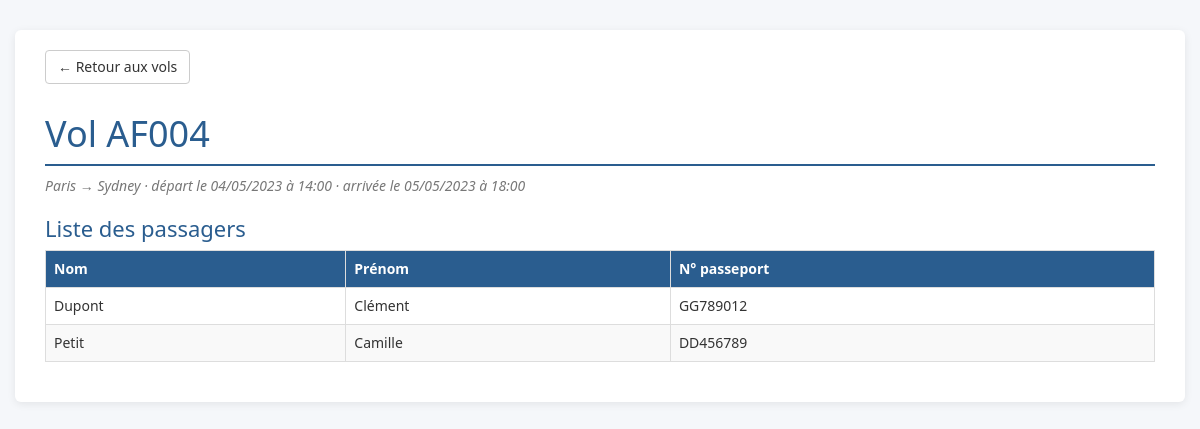
The app's page /presentation/detailVol.php?id=4 with its own data.
### tables this page shows
CREATE TABLE Vols (
    id INT AUTO_INCREMENT PRIMARY KEY,
    numero_vol VARCHAR(10) UNIQUE NOT NULL,
    origine VARCHAR(100) NOT NULL,
    destination VARCHAR(100) NOT NULL,
    date_depart DATETIME NOT NULL,
    date_arrivee DATETIME NOT NULL
);

CREATE TABLE Passagers (
    id INT AUTO_INCREMENT PRIMARY KEY,
    nom VARCHAR(50) NOT NULL,
    prenom VARCHAR(50) NOT NULL,
    numero_passport VARCHAR(20) UNIQUE NOT NULL,
	    vol_id INT NOT NULL,
    FOREIGN KEY (vol_id) REFERENCES Vols(id)

);

### persistance/DialogueBD.php (called while the page is built, shortened)
<?php
class DialogueBD
{
    private function getTout($sql, $params = array())
    {
        try {
            $conn = Connexion::getConnexion();
            $sth = $conn->prepare($sql);
            $sth->execute($params);
            return $sth->fetchAll(PDO::FETCH_ASSOC);
        } catch (PDOException $e) {
            $erreur = $e->getMessage();
            return array();
        }
    }
    private function getUn($sql, $params = array())
    {
        try {
            $conn = Connexion::getConnexion();
            $sth = $conn->prepare($sql);
            $sth->execute($params);
            return $sth->fetchObject();
        } catch (PDOException $e) {
            $erreur = $e->getMessage();
            return false;
        }
    }
    public function getUnVol($idVol)
    {
        return $this->getUn("SELECT * FROM vols WHERE id=?", array($idVol));
    }
    public function getPassagersVol($idVol)
    {
        return $this->getTout("SELECT * FROM passagers WHERE vol_id=? ORDER BY nom, prenom", array($idVol));
    }
}

### presentation/detailVol.php (the view, shortened to what this page needs)
<?php
require_once '../persistance/DialogueBD.php';
try {
    $id = isset($_GET['id']) ? (int)$_GET['id'] : 0;
    $undlg = new DialogueBD();
    $vol = $undlg->getUnVol($id);
    $passagers = $undlg->getPassagersVol($id);
} catch (Exception $e) {
    $erreur = $e->getMessage();
}
?>
<!DOCTYPE html>
<html>
<head>
    <link href="../bootstrap/css/bootstrap.min.css" rel="stylesheet" media="screen">
    <link rel="stylesheet" href="../design.css"/>
</head>
<body>
<div class="container">
<a href="tableauVols.php" class="btn btn-default retour">&larr; Retour aux vols</a>
<?php
if (isset($erreur)) {
    echo "<div class='alert alert-danger'>Erreur : $erreur</div>";
} else {
?>
<h1>Vol <?php echo htmlspecialchars($vol->numero_vol); ?></h1>
<p class="infos">
    <?php echo htmlspecialchars($vol->origine); ?> &rarr; <?php echo htmlspecialchars($vol->destination); ?> &middot;
    départ le <?php echo date('d/m/Y à H:i', strtotime($vol->date_depart)); ?> &middot;
    arrivée le <?php echo date('d/m/Y à H:i', strtotime($vol->date_arrivee)); ?>
</p>
<h2>Liste des passagers</h2>
<div class="table-responsive">
<table class="table table-bordered table-striped">
    <tr><th>Nom</th><th>Prénom</th><th>N° passeport</th></tr>
    <?php
    foreach ($passagers as $ligne) {
        $nom = htmlspecialchars($ligne['nom']);
        $prenom = htmlspecialchars($ligne['prenom']);
        $passeport = htmlspecialchars($ligne['numero_passport']);
        echo "<tr><td>$nom</td><td>$prenom</td><td>$passeport</td></tr>";
    }
    ?>
</table>
</div>
<?php } ?>
</div>
</body>
</html>

### design.css (style rules this page uses)
body { font-family: "Lucida Sans", "Segoe UI", sans-serif; background-color: #f5f7fa; color: #333; }
.container { background-color: #fff; margin-top: 30px; margin-bottom: 30px; padding: 20px 30px; border-radius: 6px; box-shadow: 0 2px 8px rgba(0, 0, 0, 0.08); }
h1 { color: #2a5d8f; border-bottom: 2px solid #2a5d8f; padding-bottom: 10px; }
h2 { color: #2a5d8f; font-size: 22px; }
th { background-color: #2a5d8f; color: #fff; }
.infos { color: #777; font-style: italic; }
.retour { margin-bottom: 10px; }

### records on screen
vols: numero_vol "AF004", origine "Paris", destination "Sydney", date_depart "04/05/2023 à 14:00", date_arrivee "05/05/2023 à 18:00"
passagers: nom "Dupont", prenom "Clément", numero_passport "GG789012"
passagers: nom "Petit", prenom "Camille", numero_passport "DD456789"
